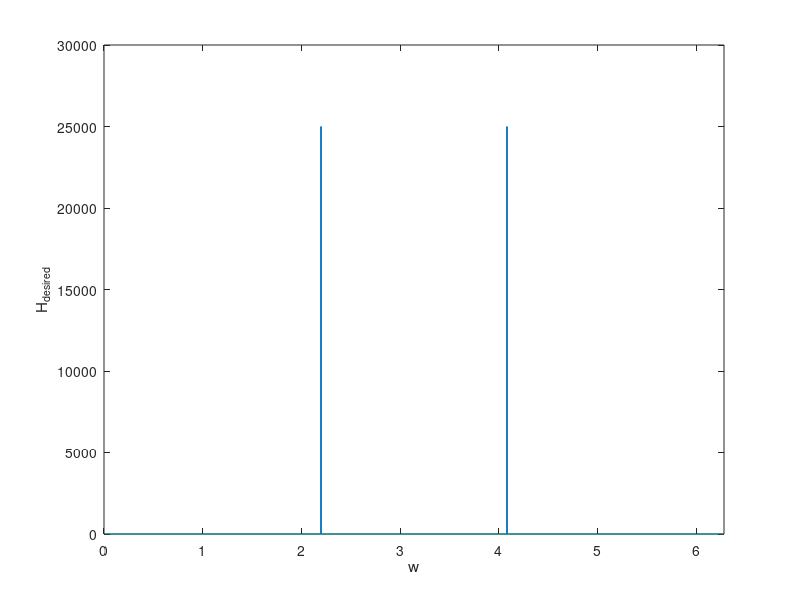
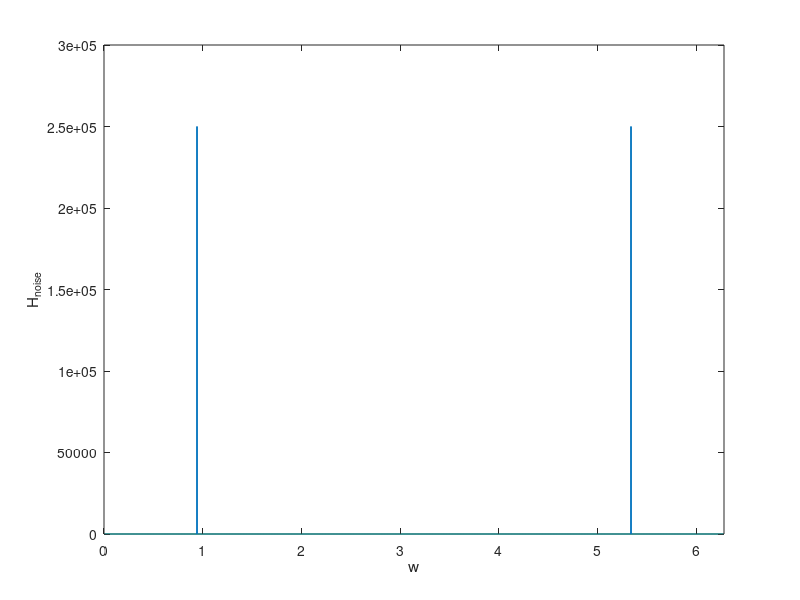
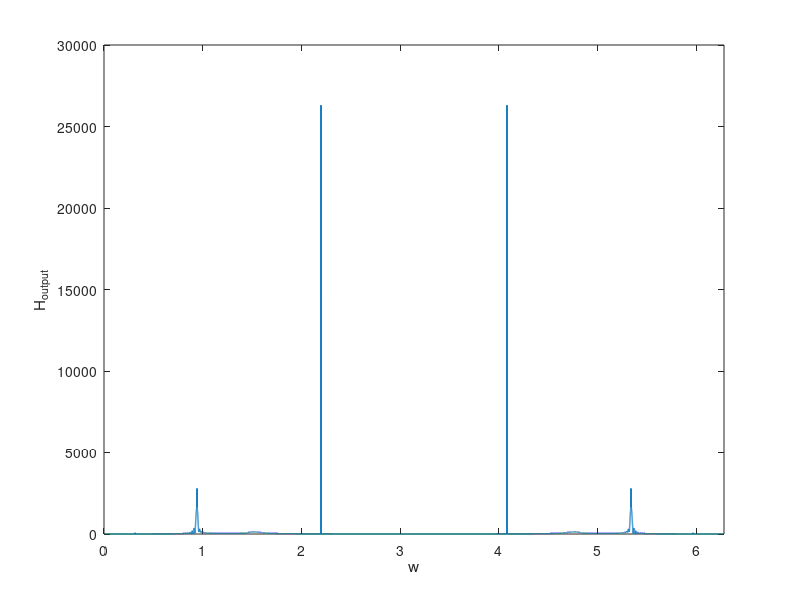
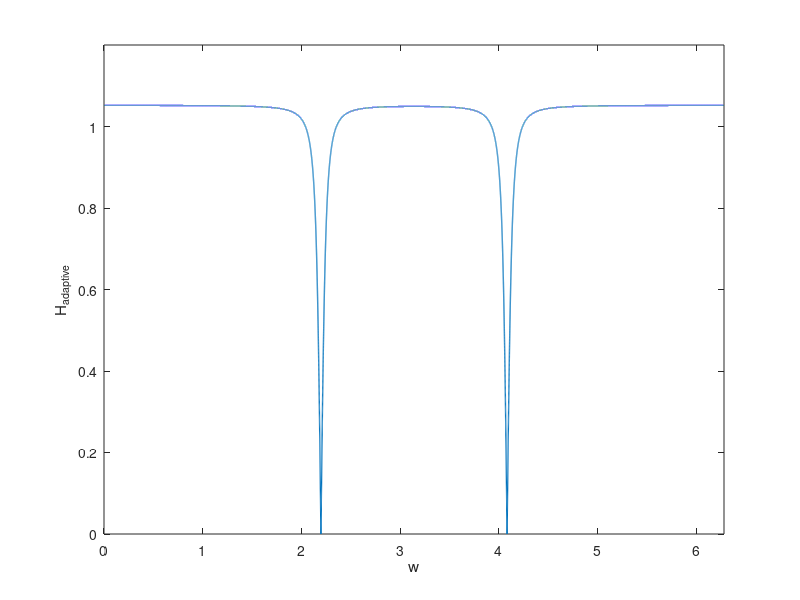

MATLAB code to generate these figures, in order:
function adaptive_notch()
% Calibrate initial values to specify attributes of adaptive filter 
r = 0.95;
mu = 1E-4;
N = 50000;

% Initialize signal arrays for use in algorithm
e = zeros(1,N);
y = zeros(1,N);
a = zeros(1,N);
w = 2*pi/N:2*pi/N:2*pi;
z = exp(1i*w);

n = 1:N;
desired = cos(1.7*pi*n);    % Clean signal 
noise = 10*sin(0.7*pi*n);   % Strong interference 
x = desired+noise;          % Combined input signal

for i = 3:N-1
    e(i) = x(i)+a(i)*x(i-1)+x(i-2);
    y(i) = e(i)-r*a(i)*y(i-1)-r^2*y(i-2);
    if ((a(i)>=-2)&&(a(i)<2)) 
        a(i+1) = a(i)-mu*y(i)*x(i-1);
    else 
        a(i+1) = 0;
    end 
end
% Frequency Responses
H_desired = fftshift(fft(desired,N));
H_noise = fftshift(fft(noise,N));
H_input = fftshift(fft(x,N));
H_output = fftshift(fft(y,N));
H_adaptive = (1+a(end)*z.^(-1)+z.^(-2))./(1+r*a(end)*z.^(-1)+r^2*z.^(-2));


% Plot of Desired Signal
figure(1)
plot(w,abs(H_desired),'LineWidth',1)
xlabel('w')
ylabel('H_{desired}')
xlim([0,2*pi])

% Plot of Noisy Signal 
figure(2) 
plot(w,abs(H_noise),'LineWidth',1)
xlabel('w')
ylabel('H_{noise}')
xlim([0,2*pi])

% % Plot of Input Signal 
% % figure(3)
% % plot(w,abs(H_input),'LineWidth',1)
% % xlabel('w')
% % ylabel('H_{input}')
% % xlim([0,2*pi])

% Plot of Output Signal 
figure(3)
plot(w,abs(H_output),'LineWidth',1)
xlabel('w')
ylabel('H_{output}')
xlim([0,2*pi])

% Plot of Adaptive Filter
figure(4)
plot(w,abs(H_adaptive),'LineWidth',1)
xlabel('w')
ylabel('H_{adaptive}')
axis([0,2*pi,0,1.2])
end

